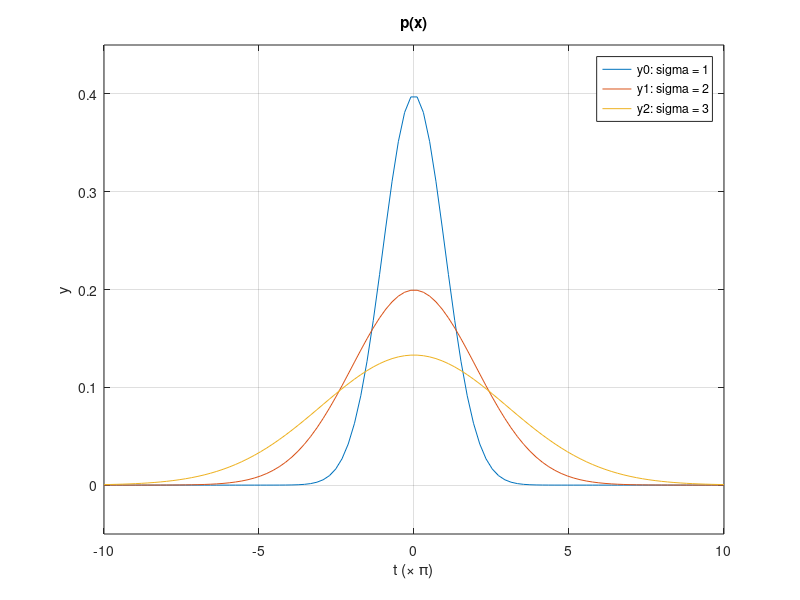

The MATLAB script that drew this image:
clear, close all

t = linspace(-10, 10);

y0 = 1 / (sqrt(2*pi) * 1) * exp(-(t-0).*(t-0)/(2*1^2));
y1 = 1 / (sqrt(2*pi) * 2) * exp(-(t-0).*(t-0)/(2*2^2));
y2 = 1 / (sqrt(2*pi) * 3) * exp(-(t-0).*(t-0)/(2*3^2));

plot(t, y0)
hold('on')

plot(t, y1)
hold('on')

plot(t, y2)
hold('on')

legend('y0: sigma = 1', 'y1: sigma = 2', 'y2: sigma = 3')

ylabel('y')
xlabel('t (\times \pi)')
title('p(x)')
axis([-10 10 -0.05 0.45])
grid on